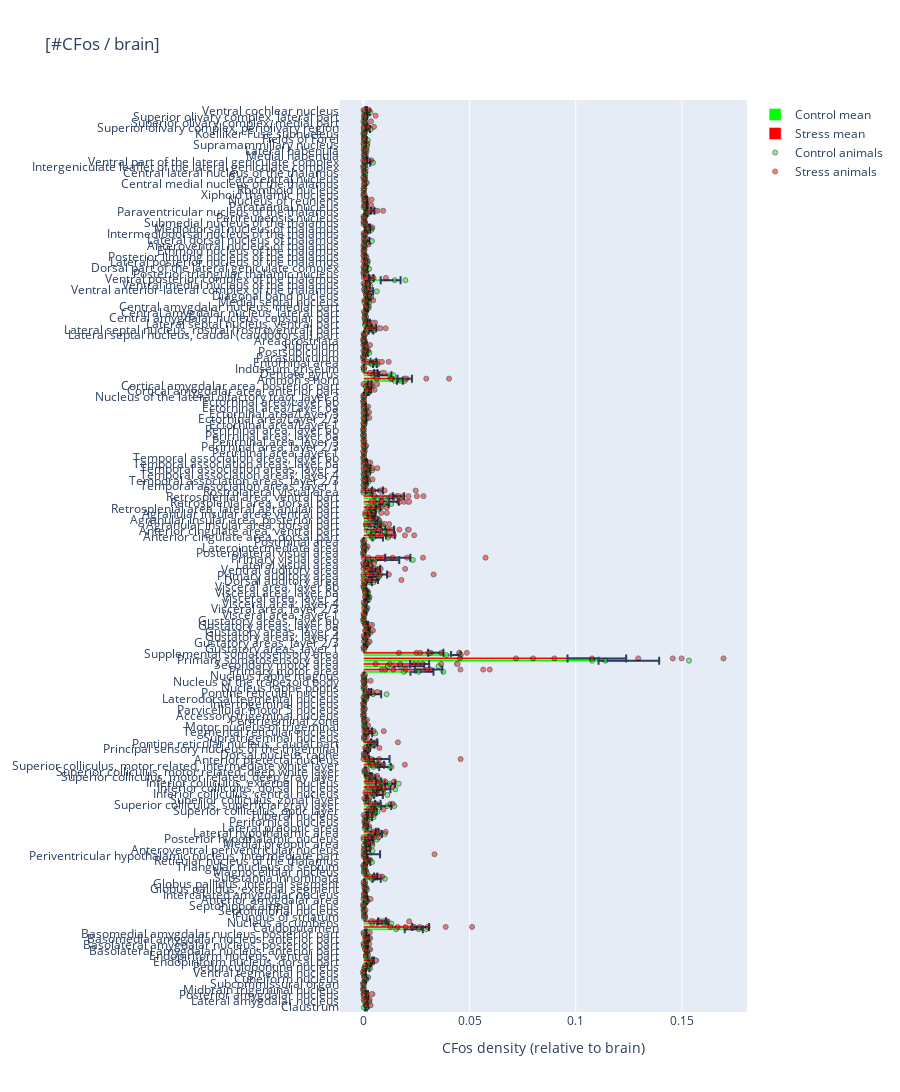

Notebook code cell kept with this figure:
### Markdown cell above
# Plot percentages

### Code cell
# In this case we wanted to normalize it based on the density, rather then the Percentage 
# I didn't modify the various labels in the plot as I was just focused on adapting the code to our dataset, rather then polishing it

threshold = 1e-2 # Only plot bars with value larger than threshold (1e-6, 1e-2, 3)
y_axis_label = 'region_names' # change this to 'acronym' to have acronyms on the y-axis

# Calculate mean values
group_1_df = pd.DataFrame(group_1_results[(tracer,normalization)].rename('cell counts'))
group_1_avg = group_1_df.reset_index().groupby('level_0').mean(numeric_only=True)
group_1_sem = group_1_df.reset_index().groupby('level_0').sem(numeric_only=True)

group_2_df = pd.DataFrame(group_2_results[(tracer,normalization)].rename('cell counts'))
group_2_avg = group_2_df.reset_index().groupby('level_0').mean(numeric_only=True)
group_2_sem = group_2_df.reset_index().groupby('level_0').sem(numeric_only=True)

# Determine which regions to plot  
mean_sum = group_1_avg + group_2_avg
#regs_to_plot = mean_sum[(mean_sum['cell counts']>threshold) & (mean_sum['cell counts'].notnull())].sort_values(by='cell counts').index.to_list()
regs_to_plot = cfosPLS.X.columns.to_list()

# y-axis, with seperate values for each region
y_axis_il, ticklabels = pd.factorize(group_1_df.loc[regs_to_plot].reset_index()['level_0'])
y_axis_bla, ticklabels = pd.factorize(group_2_df.loc[regs_to_plot].reset_index()['level_0'])
if(y_axis_label=='region_names'):
    ticklabels = [AllenBrain.brain_region_dict[reg] for reg in ticklabels]
     
fig = go.Figure()

# Barplot
fig.add_trace(go.Bar(
                     x = group_1_avg.loc[regs_to_plot]['cell counts'],
                     name = f'{group_1_name} mean',
                     error_x = dict(
                         type='data',
                         array=group_1_sem.loc[regs_to_plot]['cell counts']
                     )
              )
)

fig.add_trace(go.Bar(
                     x = group_2_avg.loc[regs_to_plot]['cell counts'],
                     name = f'{group_2_name} mean',
                     error_x = dict(
                         type='data',
                         array=group_2_sem.loc[regs_to_plot]['cell counts']
                     )
              )
)

fig.update_layout(barmode='group', colorway=['rgb(0,255,0)', 'rgb(255,0,0)'])

# Scatterplot (animals)
fig.add_trace(go.Scatter(
                    mode = 'markers',
                    y = y_axis_il - 0.2,
                    x = group_1_df.loc[regs_to_plot]['cell counts'],
                    name = f'{group_1_name} animals',
                    opacity=0.5,
                    marker=dict(
                        color='rgb(0,255,0)',
                        size=5,
                        line=dict(
                            color='rgb(0,0,0)',
                            width=1
                        )
                    )
              )
)

fig.add_trace(go.Scatter(
                    mode = 'markers',
                    y = y_axis_bla + 0.2,
                    x = group_2_df.loc[regs_to_plot]['cell counts'],
                    name = f'{group_2_name} animals',
                    opacity=0.5,
                    marker=dict(
                        color='rgb(255,0,0)',
                        size=5,
                        line=dict(
                            color='rgb(0,0,0)',
                            width=1
                        )
                    )
              )
)

# Figure title
title = ''
if normalization == 'RelativeDensity':
    title = f'[#{tracer} / area] / [{tracer} (brain) / area (brain)].'
elif normalization == 'Density':
    title = f'[#{tracer} / area]'
elif normalization == 'Percentage':
    title = f'[#{tracer} / brain]'

# Update layout
fig.update_layout(
    title = title,
    yaxis = dict(
        tickmode = 'array',
        tickvals = np.arange(0,len(regs_to_plot)),
        ticktext = ticklabels
    ),
    xaxis=dict(
        title = f'{tracer} density (relative to brain)'
    ),
    width=900, height=5000,
    hovermode="x unified",
    yaxis_range = [-1,len(regs_to_plot)+1]
)

fig.show()

# Save figure as PNG
file_title = 'barplot_' + tracer + '_' + normalization + 'CvS.png'
fig.write_image(os.path.join(plots_output_path, file_title))

### Figure 1 — Plotly figure (JSON) as saved in the notebook; plotly's stock layout.template omitted (floating-point values rounded to 4 significant figures; data arrays with more than 128 entries replaced by an {"elided": "..."} marker saying what was removed)
{"data": [{"error_x": {"array": {"elided": "161 float values"}, "type": "data"}, "name": "Control mean", "type": "bar", "x": {"elided": "161 float values"}}, {"error_x": {"array": {"elided": "161 float values"}, "type": "data"}, "name": "Stress mean", "type": "bar", "x": {"elided": "161 float values"}}, {"marker": {"color": "rgb(0,255,0)", "line": {"color": "rgb(0,0,0)", "width": 1}, "size": 5}, "mode": "markers", "name": "Control animals", "opacity": 0.5, "type": "scatter", "x": {"elided": "483 float values"}, "y": {"elided": "483 float values"}}, {"marker": {"color": "rgb(255,0,0)", "line": {"color": "rgb(0,0,0)", "width": 1}, "size": 5}, "mode": "markers", "name": "Stress animals", "opacity": 0.5, "type": "scatter", "x": {"elided": "1449 float values"}, "y": {"elided": "1449 float values"}}], "layout": {"barmode": "group", "colorway": ["rgb(0,255,0)", "rgb(255,0,0)"], "height": 5000, "hovermode": "x unified", "title": {"text": "[#CFos / brain]"}, "width": 900, "xaxis": {"title": {"text": "CFos density (relative to brain)"}}, "yaxis": {"range": [-1, 162], "tickmode": "array", "ticktext": {"elided": "161 str values"}, "tickvals": {"elided": "161 int values"}}}}
